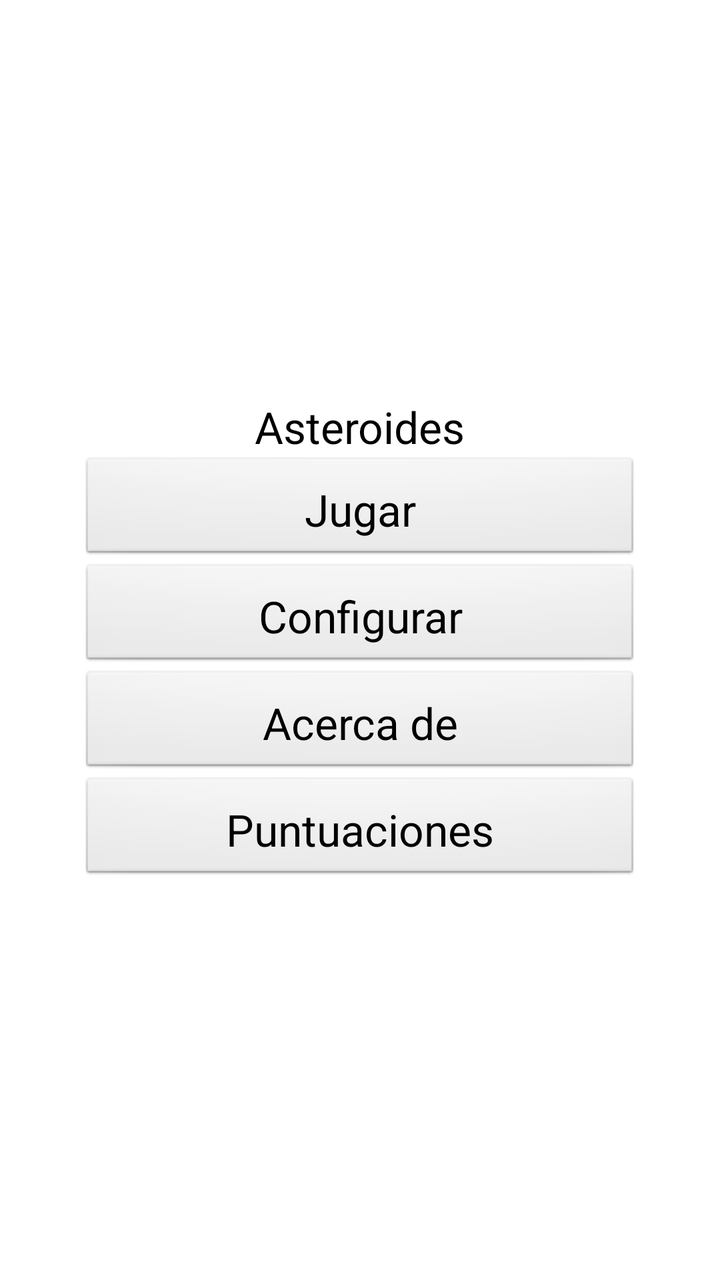
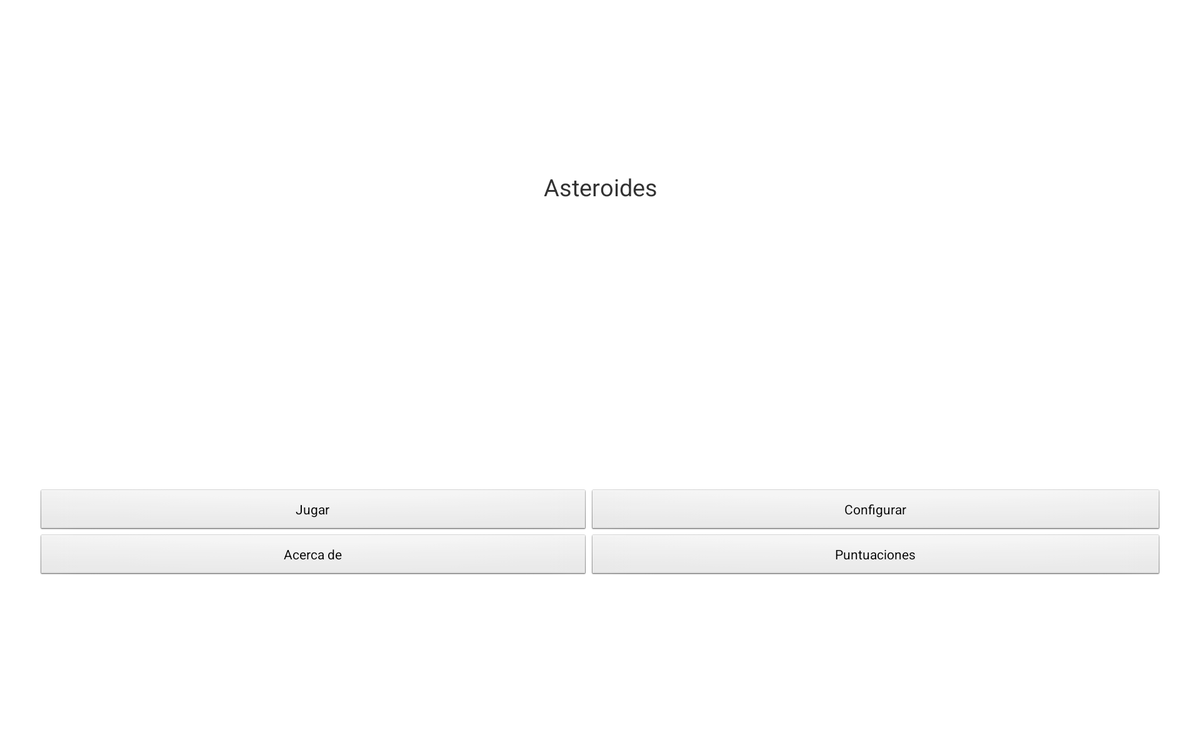

Two renders of one Android screen. The first uses the default layout on a phone; the second uses the alternative layout the repository ships for a different screen configuration, on a matching device. The two XML files are below.
<!-- AndroidManifest.xml: application theme AppTheme -->
<!-- res/layout/main.xml -->
<LinearLayout xmlns:android="http://schemas.android.com/apk/res/android"
    xmlns:tools="http://schemas.android.com/tools"
    android:id="@+id/LinearLayout1"
    android:layout_width="match_parent"
    android:layout_height="match_parent"
    android:gravity="center"
    android:orientation="vertical"
    android:padding="40dp"
    tools:context=".Localizacion" >

    <TextView
        android:id="@+id/textView1"
        style="@style/TextoAsteroides"
        android:layout_width="wrap_content"
        android:layout_height="wrap_content"
        android:text="@string/app_name"
         />

    <Button
        style="@style/TextoAsteroides.Botones"
        android:id="@+id/play"
        android:layout_width="fill_parent"
        android:layout_height="wrap_content"
        android:text="@string/play" />

    <Button
        android:id="@+id/config"
        style="@style/TextoAsteroides.Botones"
        android:layout_width="fill_parent"
        android:layout_height="wrap_content"
        android:text="@string/configure" />

    <Button
        android:id="@+id/about"
        style="@style/TextoAsteroides.Botones"
        android:layout_width="fill_parent"
        android:layout_height="wrap_content"
        android:text="@string/about" />

    <Button
        android:id="@+id/records"
        style="@style/TextoAsteroides.Botones"
        android:layout_width="fill_parent"
        android:layout_height="wrap_content"
        android:text="@string/exit" />

</LinearLayout>
<!-- resources referenced by this layout -->
<resources>
  <string name="about">Acerca de</string>
  <string name="app_name">Asteroides</string>
  <string name="configure">Configurar</string>
  <string name="exit">Puntuaciones</string>
  <string name="play">Jugar</string>
  <style name="TextoAsteroides" parent="@android:style/TextAppearance.Medium">
          <item name="android:textSize">22sp</item>
      </style>
  <style name="TextoAsteroides.Botones">
          <item name="android:padding">12sp</item>
      </style>
  <style name="AppTheme" parent="AppBaseTheme">
          
      </style>
  <style name="AppBaseTheme" parent="android:Theme.Light">
          
      </style>
</resources>
<!-- res/layout-xlarge/main.xml (the repository's variant of the layout above) -->
<!-- drawn on a large tablet held sideways -->
<LinearLayout xmlns:android="http://schemas.android.com/apk/res/android"
    xmlns:tools="http://schemas.android.com/tools"
    android:id="@+id/LinearLayout1"
    android:layout_width="fill_parent"
    android:layout_height="fill_parent"
    android:gravity="center"
    android:orientation="vertical"
    android:padding="40dp"
    tools:context=".Localizacion" >

    <TextView
        android:id="@+id/textView1"
        android:layout_width="fill_parent"
        android:layout_height="wrap_content"
        android:layout_marginBottom="20dip"
        android:layout_weight="1"
        android:gravity="center"
        android:text="@string/app_name"
        android:textSize="25sp" />

    <TableLayout
        android:layout_width="fill_parent"
        android:layout_height="wrap_content"
        android:layout_weight="1"
        android:gravity="center"
        android:stretchColumns="*" >

        <TableRow
            android:id="@+id/tableRow1"
            android:layout_width="fill_parent"
            android:layout_height="fill_parent"
            android:gravity="center" >

            <Button
                android:id="@+id/button1"
                android:layout_width="fill_parent"
                android:layout_height="wrap_content"
                android:text="@string/play" />

            <Button
                android:id="@+id/button2"
                android:layout_width="fill_parent"
                android:layout_height="wrap_content"
                android:text="@string/configure" />
        </TableRow>

        <TableRow
            android:id="@+id/tableRow2"
            android:layout_width="wrap_content"
            android:layout_height="wrap_content"
            android:gravity="center" >

            <Button
                android:id="@+id/button3"
                android:layout_width="fill_parent"
                android:layout_height="wrap_content"
                android:text="@string/about" />

            <Button
                android:id="@+id/button4"
                android:layout_width="fill_parent"
                android:layout_height="wrap_content"
                android:text="@string/exit" />
        </TableRow>
    </TableLayout>

</LinearLayout>
<!-- resources referenced by the variant -->
<!-- as a large tablet held sideways resolves them -->
<resources>
  <string name="about">Acerca de</string>
  <string name="app_name">Asteroides</string>
  <string name="configure">Configurar</string>
  <string name="exit">Puntuaciones</string>
  <string name="play">Jugar</string>
  <style name="AppTheme" parent="AppBaseTheme">
          
      </style>
  <style name="AppBaseTheme" parent="android:Theme.Light">
          
      </style>
</resources>
